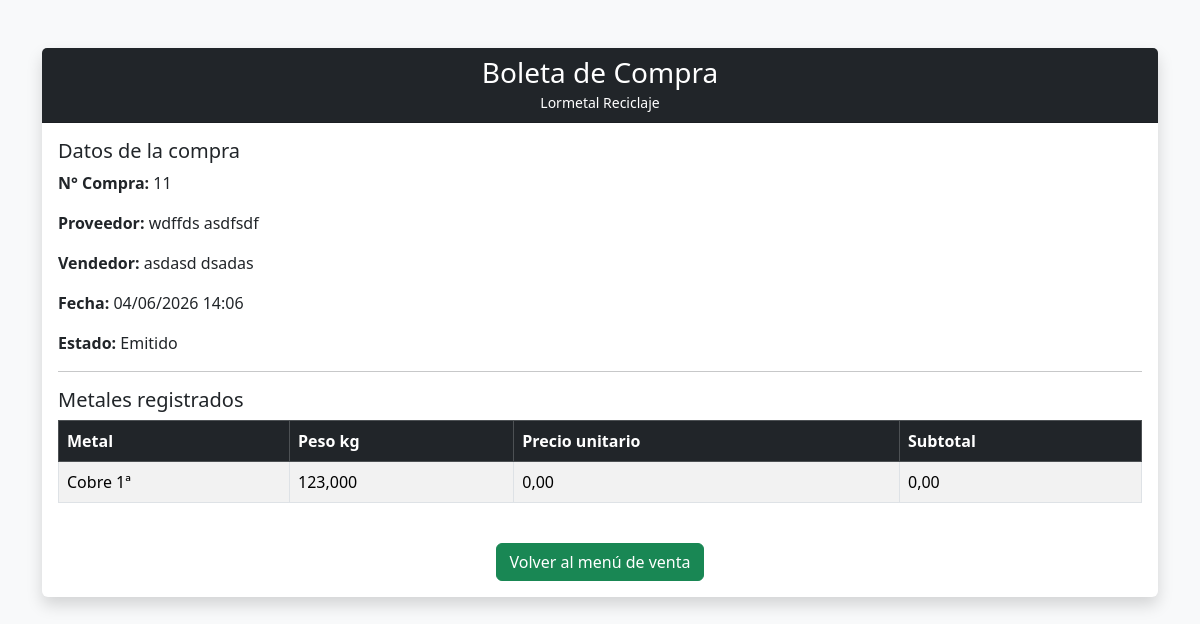
The app's page /vendedor/boleta/11/ (signed in) with its own data.
### reciclaje/models.py (models this page shows, shortened)
class Compra(models.Model):
    id_compra = models.AutoField(primary_key=True)
    id_proveedor = models.ForeignKey(Proveedor, on_delete=models.PROTECT, db_column='id_proveedor')
    id_usuario = models.ForeignKey(Usuario, on_delete=models.PROTECT, db_column='id_usuario')
    fecha_hora = models.DateTimeField(auto_now_add=True)
    numero_acta_pdi = models.CharField(max_length=50, null=True, blank=True)
    total_pagado = models.DecimalField(max_digits=12, decimal_places=2, default=0.00)
    forma_pago = models.CharField(max_length=50, default='Efectivo')
    estado = models.CharField(max_length=30, default='Emitido')
    foto_evidencia = models.ImageField(upload_to='evidencias/', null=True, blank=True)
    observaciones = models.TextField(null=True, blank=True)
    class Meta:
        db_table = 'COMPRA'

class Proveedor(models.Model):
    id_proveedor = models.AutoField(primary_key=True)
    rut = models.CharField(max_length=12, unique=True)
    nombre = models.CharField(max_length=100)
    apellido = models.CharField(max_length=100)
    telefono = models.CharField(max_length=20, null=True, blank=True)
    email = models.CharField(max_length=100, null=True, blank=True)
    activo = models.BooleanField(default=True)
    fecha_registro = models.DateTimeField(auto_now_add=True)
    class Meta:
        db_table = 'PROVEEDOR'
        verbose_name = 'Proveedor'
        verbose_name_plural = 'Proveedores'

class Usuario(models.Model):
    user = models.OneToOneField(User, on_delete=models.CASCADE)
    rut = models.CharField(max_length=12, unique=True)
    nombre = models.CharField(max_length=100)
    apellido = models.CharField(max_length=100)
    password = models.CharField(max_length=255)
    activo = models.BooleanField(default=True)
    id_rol = models.ForeignKey(
        Rol,
        on_delete=models.PROTECT,
        blank=True,
        null=True,
    )
    telefono = models.CharField(max_length=15, null=True, blank=True, verbose_name="Número Telefónico")
    correo = models.EmailField(max_length=254, null=True, blank=True, verbose_name="Correo Electrónico")
    fecha_creacion = models.DateTimeField(auto_now_add=True)
    def __init__(self, *args, **kwargs):
        super().__init__(*args, **kwargs)

class DetalleCompra(models.Model):
    id_detalle = models.AutoField(primary_key=True)
    id_compra = models.ForeignKey(Compra, on_delete=models.CASCADE, db_column='id_compra')
    metal_nombre = models.CharField(max_length=100)
    peso_kg = models.DecimalField(max_digits=10, decimal_places=3)
    precio_unitario = models.DecimalField(max_digits=10, decimal_places=2, default=0.00)
    subtotal = models.DecimalField(max_digits=12, decimal_places=2, default=0.00)
    class Meta:
        db_table = 'DETALLE_COMPRA'

### reciclaje/views.py (the view)
# urls.py: path('vendedor/boleta/<int:id_compra>/', ver_boleta_vendedor, name='boleta_vendedor'),
@login_required
def ver_boleta_vendedor(request, id_compra):
    compra = get_object_or_404(Compra, pk=id_compra)
    detalles = DetalleCompra.objects.filter(id_compra=compra)
    return render(request, 'reciclaje/vendedor/boleta_vendedor.html', {'compra': compra, 'detalles': detalles})

### reciclaje/templates/reciclaje/vendedor/boleta_vendedor.html (shortened to what this page needs)
{% extends "reciclaje/base_general.html" %}
{% block base_content %}
<div class="container my-5">
    <div class="card shadow border-0">
        <div class="card-header bg-dark text-white text-center">
            <h3 class="mb-0">Boleta de Compra</h3>
            <small>Lormetal Reciclaje</small>
        </div>
        <div class="card-body">
            <h5>Datos de la compra</h5>
            <p><strong>N° Compra:</strong> {{ compra.id_compra }}</p>
            <p><strong>Proveedor:</strong> {{ compra.id_proveedor.nombre }} {{ compra.id_proveedor.apellido }}</p>
            <p><strong>Vendedor:</strong> {{ compra.id_usuario.nombre }} {{ compra.id_usuario.apellido }}</p>
            <p><strong>Fecha:</strong> {{ compra.fecha_hora|date:"d/m/Y H:i" }}</p>
            <p><strong>Estado:</strong> {{ compra.estado }}</p>
            <hr>
            <h5>Metales registrados</h5>
            <div class="table-responsive">
                <table class="table table-striped table-bordered">
                    <thead class="table-dark">
                        <tr>
                            <th>Metal</th>
                            <th>Peso kg</th>
                            <th>Precio unitario</th>
                            <th>Subtotal</th>
                        </tr>
                    </thead>
                    <tbody>
                        {% for detalle in detalles %}
                            <tr>
                                <td>{{ detalle.metal_nombre }}</td>
                                <td>{{ detalle.peso_kg }}</td>
                                <td>{{ detalle.precio_unitario }}</td>
                                <td>{{ detalle.subtotal }}</td>
                            </tr>
                        {% empty %}
                            <tr>
                                <td colspan="4" class="text-center text-muted">
                                    No hay metales registrados en esta compra.
                                </td>
                            </tr>
                        {% endfor %}
                    </tbody>
                </table>
            </div>
            <div class="text-center mt-4">
                <a href="{% url 'vstavnde' %}" class="btn btn-success">
                    Volver al menú de venta
                </a>
            </div>
        </div>
    </div>
</div>
{% endblock %}

### records on screen
Compra: id_compra "11", id_proveedor.nombre "wdffds", id_proveedor.apellido "asdfsdf", id_usuario.nombre "asdasd", id_usuario.apellido "dsadas", fecha_hora "04/06/2026 14:06", estado "Emitido"
DetalleCompra: metal_nombre "Cobre 1ª", peso_kg "123,000", precio_unitario "0,00", subtotal "0,00"
